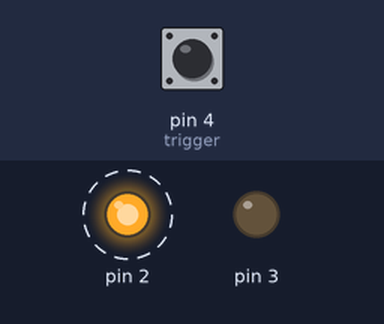
Simulated run of this sketch. Board: Arduino Uno, built with avr-gcc and run on an emulated ATmega328P. On the bench: output pins drawn as LEDs (lit = HIGH). Dashed ring = blinking. The test bench sets the inputs (shaded band); at power-on: pin 4 (trigger) HIGH.

Above: at 1.27 s.
1.3 s: pin 4 (trigger) pulled LOW for 0.15 s
At 1.42 s:
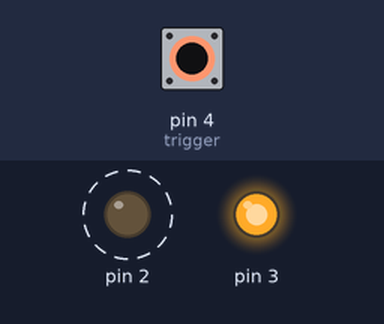
4.3 s: pin 4 (trigger) pulled LOW for 1 s
At 5.62 s:
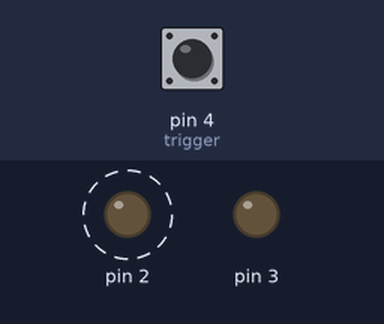
7.3 s: pin 4 (trigger) pulled LOW for 3.2 s
At 7.57 s:
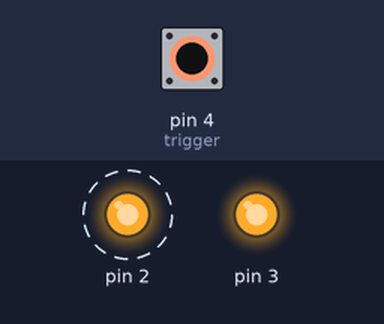
Timing chart, 0 to 18.0 s (numbered marks = the images above; inputs shaded):
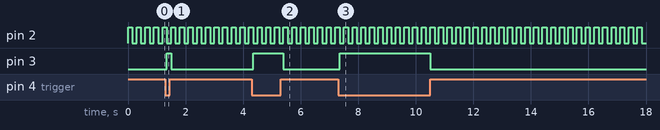

The sketch:

CPLD_HEXCOUNTER.ino.ino
```cpp
/*
Ex2 CPLD HexCounter

P. Poliakoff 2019
=================
see https://github.com/PPoliakoff/CPLD4Arduino for details
*/


void setup() {

  pinMode(2, OUTPUT); //2 is the clock
  pinMode(3, OUTPUT); //3 is the RESET
  pinMode(4,INPUT_PULLUP); //4 used to trigger reset
  digitalWrite(3,LOW);
}

void loop() {
  digitalWrite(3,!digitalRead(4));
  digitalWrite(2,!digitalRead(2));
  delay(150);
}
```

Measured:
- after the input at 1.3 s, pin 3: LOW → HIGH after 0.05 s, → LOW 0.15 s later
- after the input at 4.3 s, pin 3: LOW → HIGH after 0.05 s, → LOW 1.1 s later
- after the input at 7.3 s, pin 3: LOW → HIGH after 0.05 s, → LOW 3.2 s later
- by itself, pin 2: alternates HIGH for 0.15 s and LOW for 0.15 s
